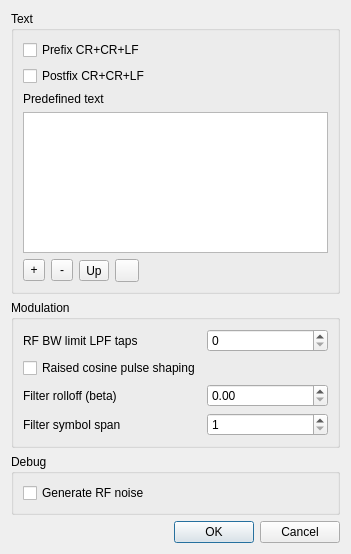
<?xml version="1.0" encoding="UTF-8"?>
<ui version="4.0">
 <class>PSK31TXSettingsDialog</class>
 <widget class="QDialog" name="PSK31TXSettingsDialog">
  <property name="geometry">
   <rect>
    <x>0</x>
    <y>0</y>
    <width>351</width>
    <height>554</height>
   </rect>
  </property>
  <property name="font">
   <font>
    <family>Liberation Sans</family>
    <pointsize>9</pointsize>
   </font>
  </property>
  <property name="windowTitle">
   <string>Transmit Settings</string>
  </property>
  <layout class="QVBoxLayout" name="verticalLayout">
   <item>
    <widget class="QGroupBox" name="listControls">
     <property name="title">
      <string>Text</string>
     </property>
     <layout class="QFormLayout" name="formLayout">
      <item row="0" column="0" colspan="2">
       <widget class="QCheckBox" name="prefixCRLF">
        <property name="toolTip">
         <string>Prefix text with carriage returns and line feed</string>
        </property>
        <property name="text">
         <string>Prefix CR+CR+LF</string>
        </property>
       </widget>
      </item>
      <item row="3" column="0">
       <widget class="QLabel" name="label">
        <property name="text">
         <string>Predefined text</string>
        </property>
       </widget>
      </item>
      <item row="5" column="0">
       <layout class="QHBoxLayout" name="horizontalLayout">
        <item>
         <widget class="QToolButton" name="add">
          <property name="minimumSize">
           <size>
            <width>22</width>
            <height>22</height>
           </size>
          </property>
          <property name="toolTip">
           <string>Add item to list</string>
          </property>
          <property name="text">
           <string>+</string>
          </property>
         </widget>
        </item>
        <item>
         <widget class="QToolButton" name="remove">
          <property name="minimumSize">
           <size>
            <width>22</width>
            <height>22</height>
           </size>
          </property>
          <property name="toolTip">
           <string>Remove selected items from list</string>
          </property>
          <property name="text">
           <string>-</string>
          </property>
         </widget>
        </item>
        <item>
         <widget class="QToolButton" name="up">
          <property name="toolTip">
           <string>Move selected item up</string>
          </property>
          <property name="text">
           <string>Up</string>
          </property>
          <property name="icon">
           <iconset resource="../../../sdrgui/resources/res.qrc">
            <normaloff>:/arrow_up.png</normaloff>:/arrow_up.png</iconset>
          </property>
         </widget>
        </item>
        <item>
         <widget class="QToolButton" name="down">
          <property name="toolTip">
           <string>Move selected item down</string>
          </property>
          <property name="text">
           <string/>
          </property>
          <property name="icon">
           <iconset resource="../../../sdrgui/resources/res.qrc">
            <normaloff>:/arrow_down.png</normaloff>:/arrow_down.png</iconset>
          </property>
         </widget>
        </item>
       </layout>
      </item>
      <item row="1" column="0">
       <widget class="QCheckBox" name="postfixCRLF">
        <property name="toolTip">
         <string>Postfix text with carriage returns and line feeds</string>
        </property>
        <property name="text">
         <string>Postfix CR+CR+LF</string>
        </property>
       </widget>
      </item>
      <item row="4" column="0" colspan="2">
       <widget class="QListWidget" name="predefinedText">
        <property name="toolTip">
         <string>Predefined text messages

Substitutions:
${callsign}
${location}</string>
        </property>
        <property name="dragDropMode">
         <enum>QAbstractItemView::InternalMove</enum>
        </property>
        <property name="defaultDropAction">
         <enum>Qt::MoveAction</enum>
        </property>
       </widget>
      </item>
     </layout>
    </widget>
   </item>
   <item>
    <widget class="QGroupBox" name="fskGroup">
     <property name="title">
      <string>Modulation</string>
     </property>
     <layout class="QFormLayout" name="formLayout_2">
      <item row="0" column="0">
       <widget class="QLabel" name="lpfTapsLabel">
        <property name="text">
         <string>RF BW limit LPF taps</string>
        </property>
       </widget>
      </item>
      <item row="0" column="1">
       <widget class="QSpinBox" name="lpfTaps">
        <property name="toolTip">
         <string>Number of taps in LPF for RF BW filter.</string>
        </property>
        <property name="maximum">
         <number>10000</number>
        </property>
       </widget>
      </item>
      <item row="1" column="0">
       <widget class="QCheckBox" name="pulseShaping">
        <property name="toolTip">
         <string>Enable raised cosine pulse shaping filter</string>
        </property>
        <property name="text">
         <string>Raised cosine pulse shaping</string>
        </property>
       </widget>
      </item>
      <item row="2" column="0">
       <widget class="QLabel" name="betaLabel">
        <property name="text">
         <string>Filter rolloff (beta)</string>
        </property>
       </widget>
      </item>
      <item row="2" column="1">
       <widget class="QDoubleSpinBox" name="beta">
        <property name="toolTip">
         <string>Roll-off of the filter</string>
        </property>
        <property name="maximum">
         <double>1.000000000000000</double>
        </property>
        <property name="singleStep">
         <double>0.250000000000000</double>
        </property>
       </widget>
      </item>
      <item row="3" column="0">
       <widget class="QLabel" name="symbolSpanLabel">
        <property name="text">
         <string>Filter symbol span</string>
        </property>
       </widget>
      </item>
      <item row="3" column="1">
       <widget class="QSpinBox" name="symbolSpan">
        <property name="toolTip">
         <string>Number of symbols over which filter is applied</string>
        </property>
        <property name="minimum">
         <number>1</number>
        </property>
        <property name="maximum">
         <number>20</number>
        </property>
       </widget>
      </item>
     </layout>
    </widget>
   </item>
   <item>
    <widget class="QGroupBox" name="debugGroup">
     <property name="title">
      <string>Debug</string>
     </property>
     <layout class="QFormLayout" name="formLayout_3">
      <item row="0" column="0">
       <widget class="QCheckBox" name="rfNoise">
        <property name="toolTip">
         <string>Generate white noise as RF signal.</string>
        </property>
        <property name="text">
         <string>Generate RF noise</string>
        </property>
       </widget>
      </item>
     </layout>
    </widget>
   </item>
   <item>
    <widget class="QDialogButtonBox" name="buttonBox">
     <property name="orientation">
      <enum>Qt::Horizontal</enum>
     </property>
     <property name="standardButtons">
      <set>QDialogButtonBox::Cancel|QDialogButtonBox::Ok</set>
     </property>
    </widget>
   </item>
  </layout>
 </widget>
 <resources>
  <include location="../../../sdrgui/resources/res.qrc"/>
 </resources>
 <connections>
  <connection>
   <sender>buttonBox</sender>
   <signal>accepted()</signal>
   <receiver>PSK31TXSettingsDialog</receiver>
   <slot>accept()</slot>
   <hints>
    <hint type="sourcelabel">
     <x>248</x>
     <y>254</y>
    </hint>
    <hint type="destinationlabel">
     <x>157</x>
     <y>274</y>
    </hint>
   </hints>
  </connection>
  <connection>
   <sender>buttonBox</sender>
   <signal>rejected()</signal>
   <receiver>PSK31TXSettingsDialog</receiver>
   <slot>reject()</slot>
   <hints>
    <hint type="sourcelabel">
     <x>316</x>
     <y>260</y>
    </hint>
    <hint type="destinationlabel">
     <x>286</x>
     <y>274</y>
    </hint>
   </hints>
  </connection>
 </connections>
</ui>
